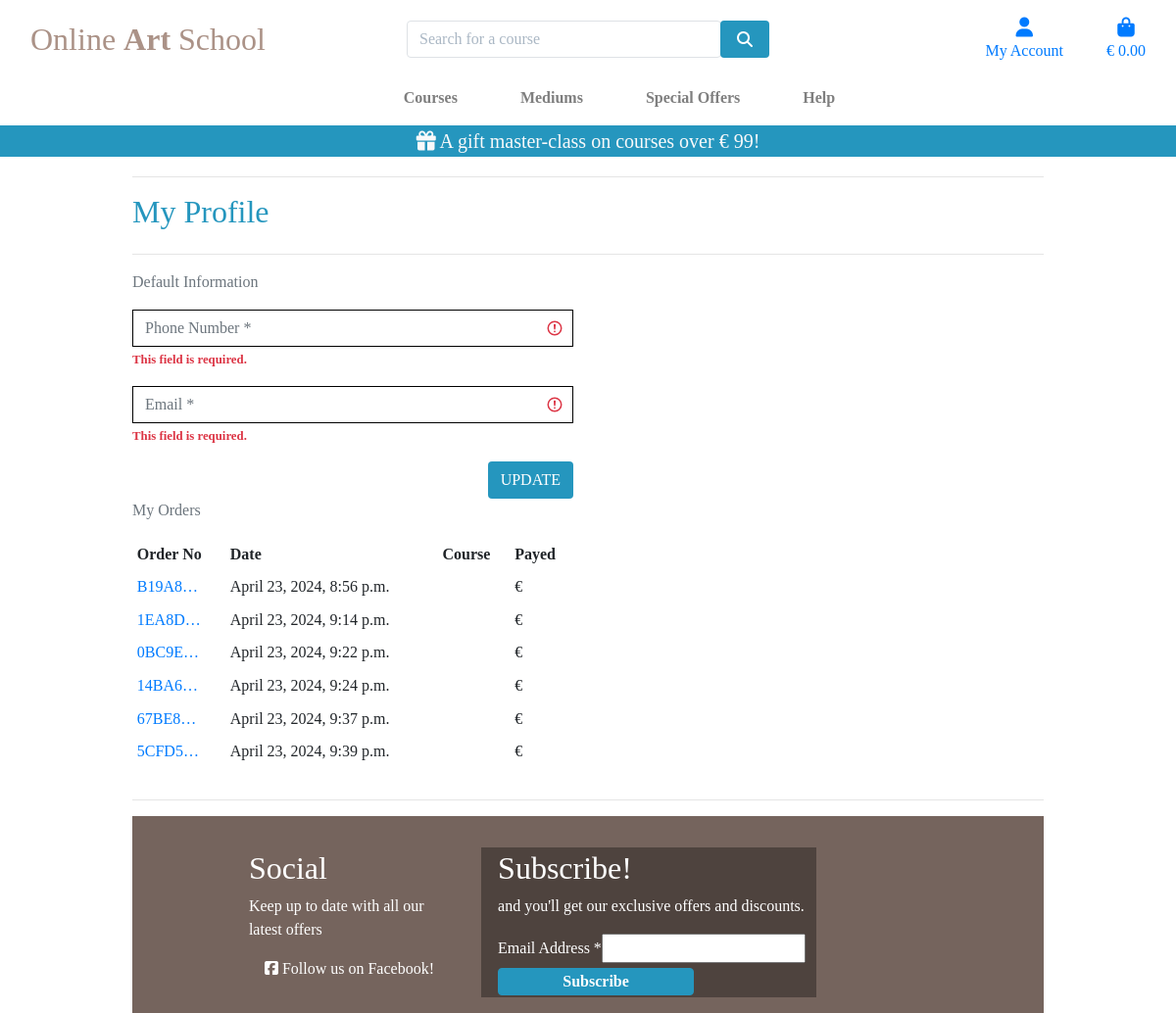
/profile/ (signed in), run on an earlier commit of the app's database.
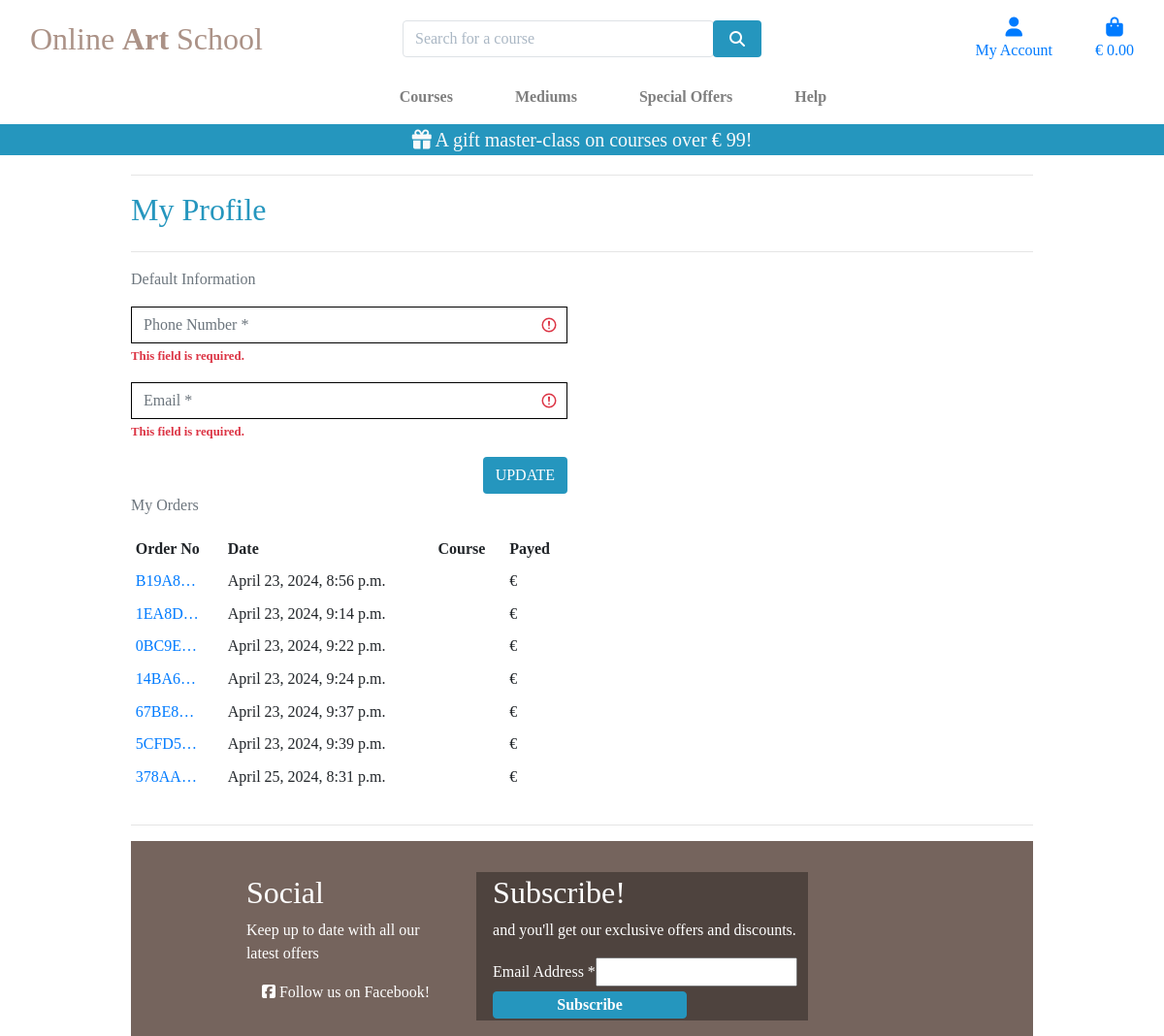
And on a later commit of the database.
### checkout/models.py (models this page shows, shortened)
class Order(models.Model):
    order_number = models.CharField(max_length=32, null=False, editable=False)
    user_profile = models.ForeignKey(UserProfile, on_delete=models.SET_NULL,
                                     null=True, blank=True, related_name='orders')
    full_name = models.CharField(max_length=50, null=False, blank=False)
    email = models.EmailField(max_length=254, null=False, blank=False)
    phone_number = models.CharField(max_length=20, null=False, blank=False)
    date = models.DateTimeField(auto_now_add=True)
    order_total = models.DecimalField(max_digits=10, decimal_places=2, null=False, default=0)
    original_bag = models.TextField(null=False, blank=False, default='')
    stripe_pid = models.CharField(max_length=254, null=False, blank=False, default='')

### profiles/views.py (the view)
# urls.py: path('', views.profile, name='profile'),
def profile(request):
    profile = get_object_or_404(UserProfile, user=request.user)
    if request.method == 'POST':
        form = UserProfileForm(request.POST, instance=profile)
        if form.is_valid():
            form.save()
            messages.success(request, 'Profile updated successfully')
        else:
            messages.error(request, 'Update failed. Please check the form filled in correctly')
    else:
        form = UserProfileForm(request.POST, instance=profile)
    orders = profile.orders.all()
    wishlist_items = Wishlist.objects.filter(user=request.user)
    template = 'profiles/profile.html'
    context = {
        'form': form,
        'orders': orders,
        'wishlist_items': wishlist_items,
        'on_profile_page': True
    }
    return render(request, template, context)

### profiles/forms.py
class UserProfileForm(forms.ModelForm):
    class Meta:
        model = UserProfile
        exclude = ('user',)
    def __init__(self, *args, **kwargs):
        super().__init__(*args, **kwargs)
        placeholders = {
            'default_email': 'Email',
            'default_phone_number': 'Phone Number',
        }
        self.fields['default_phone_number'].widget.attrs['autofocus'] = True
        for field in self.fields:
            if self.fields[field].required:
                placeholder = f'{placeholders[field]} *'
            else:
                placeholder = placeholders[field]
            self.fields[field].widget.attrs['placeholder'] = placeholder
            self.fields[field].widget.attrs['class'] = 'border-black rounded-0 profile-form-input'
            self.fields[field].label = False

### profiles/templates/profiles/profile.html (shortened to what this page needs)
{% extends "base.html" %}
{% load static %}
{% block extra_css %}
    <link rel="stylesheet" href="{% static 'profiles/css/profile.css' %}">
{% endblock %}
{% block page_header %}
    <div class="container header-container">
    </div>
{% endblock %}
{% block content %}
    <div class="overlay"></div>
    <div class="container">
        <div class="row">
            <div class="col">
                <hr>
                <h2 class="logo-font mb-4">My Profile</h2>
                <hr>
            </div>
        </div>
        <div class="row">
            <div class="col-12 col-lg-6">
                <p class="text-muted">Default Information</p>
                <form class="mt-3" action="{% url 'profile' %}" method="POST" id="profile-update-form">
                    {{ form|crispy }}
                    <button class="btn btn-blue rounded text-uppercase float-right">Update</button>
                </form>
            </div>
        </div>
        <div class="row">
            <div class="col-12 col-lg-6">
                <p class="text-muted">My Orders</p>
                <div class="order-history table-responsive">
                    <table class="table table-sm table-borderless">
                        <thead>
                            <tr>
                                <th>Order No</th>
                                <th>Date</th>
                                <th>Course</th>
                                <th>Payed</th>
                            </tr>
                        </thead>
                        <tbody>
                            {% for order in orders %}
                                <tr>
                                    <td>
                                        <a href="{% url 'order_history' order.order_number %}"
                                        title="{{ order.order_number }}">
                                            {{ order.order_number|truncatechars:6 }}
                                        </a>
                                    </td>
                                    <td>{{ order.date }}</td>
                                    <td>
                                    </td>
                                    <td>€{{ order.total }}</td>
                                </tr>
                            {% endfor %}
                        </tbody>
                    </table>
                </div>
            </div>
        </div>
        <hr>
{% endblock %}

What changed in the data, as far as the page shows it:
added Order: order_number "378AA…", date "April 25, 2024, 8:31 p.m."
